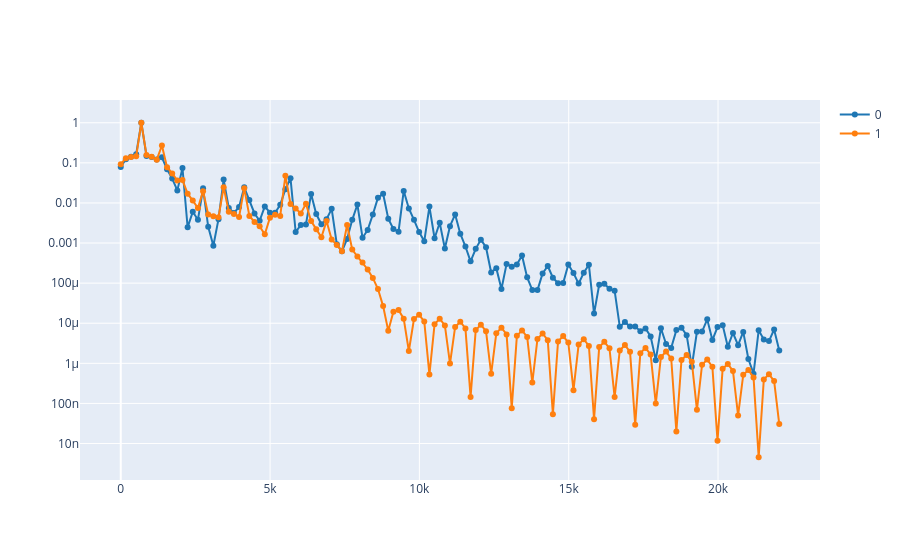

Notebook cell for this chart:
### Markdown cell above
2.2. Calculate the spectrogram of the synthesized signal `S_synt`; and compare the spectrums of both signals at the same time using `plot_spectrum_at(ff, tt, [S_ref, S_synt], time)`, where `S_ref`is spectrogram of the reference signal.

**Note:** use the same window length to calculate both spectrograms.

### Code cell
# Write the code here
from scipy.signal import spectrogram
ff, tt, S_ref = spectrogram(ref, fs)
f_synt, t_synt, S_synt = spectrogram(y_synt, fs)
plot_spectrum_at(ff, tt, [S_ref, S_synt], 0.25)

### Figure 1 — Plotly figure (JSON) as saved in the notebook; plotly's stock layout.template omitted (floating-point values rounded to 4 significant figures; data arrays with more than 128 entries replaced by an {"elided": "..."} marker saying what was removed)
{"data": [{"line": {"color": "#1f77b4", "shape": "linear"}, "mode": "lines+markers", "name": "0", "type": "scatter", "x": {"elided": "129 float values"}, "y": {"elided": "129 float values"}}, {"line": {"color": "#ff7f0e", "shape": "linear"}, "mode": "lines+markers", "name": "1", "type": "scatter", "x": {"elided": "129 float values"}, "y": {"elided": "129 float values"}}], "layout": {"yaxis": {"type": "log"}}}
